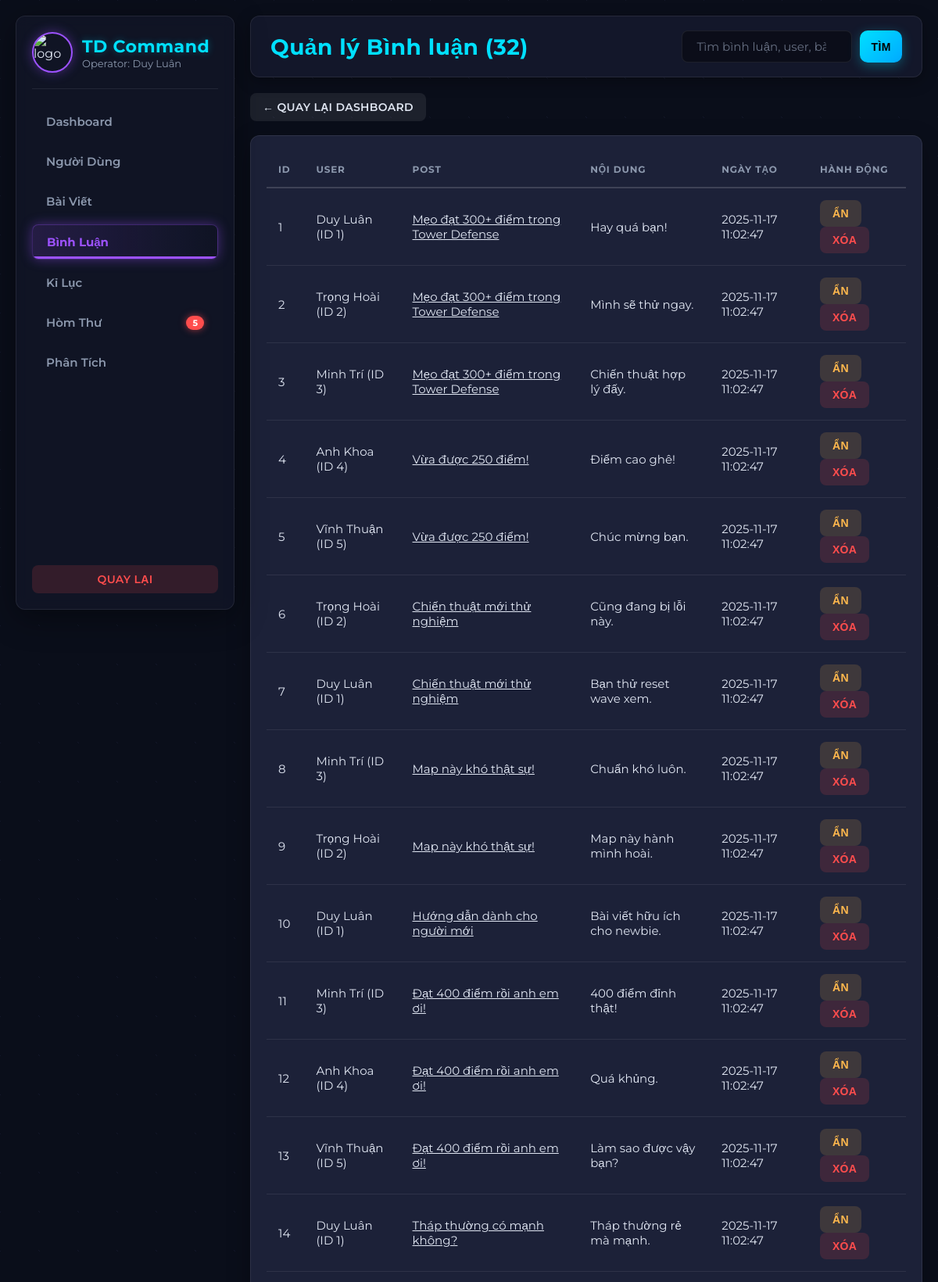
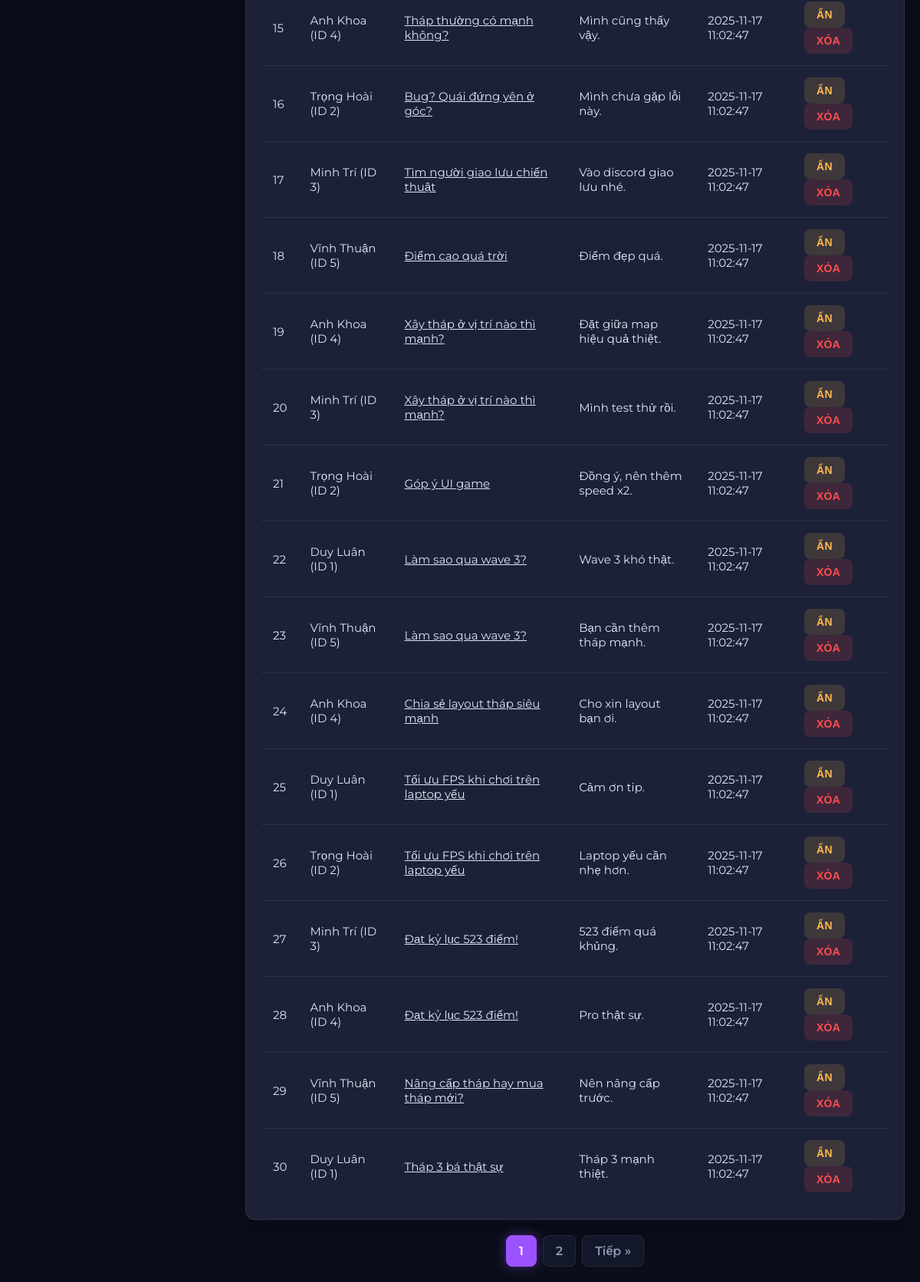
Screenshot of /admin/admin_comments.php (signed in) with the database file from the repository (2 pictures, top to bottom).
### tables this page shows
CREATE TABLE IF NOT EXISTS comments (
  id INT AUTO_INCREMENT PRIMARY KEY,
  post_id INT NOT NULL,
  user_id INT NOT NULL,
  content TEXT NOT NULL,
  created_at TIMESTAMP DEFAULT CURRENT_TIMESTAMP,
  FOREIGN KEY (post_id) REFERENCES posts(id) ON DELETE CASCADE,
  FOREIGN KEY (user_id) REFERENCES users(id) ON DELETE CASCADE
);

CREATE TABLE IF NOT EXISTS users (
  id INT AUTO_INCREMENT PRIMARY KEY,
  name VARCHAR(100),
  email VARCHAR(100) UNIQUE,
  password VARCHAR(255),
  avatar VARCHAR(255) DEFAULT 'uploads/avatar/default.png',
  secret_code VARCHAR(255) NOT NULL,
  bio VARCHAR(255) NULL DEFAULT NULL,
  created_at DATETIME DEFAULT CURRENT_TIMESTAMP,
  last_activity DATETIME NULL,
  role VARCHAR(20) NOT NULL DEFAULT 'user',
  last_login DATETIME NULL,
  is_locked TINYINT(1) NOT NULL DEFAULT 0
);

CREATE TABLE IF NOT EXISTS posts (
  id INT AUTO_INCREMENT PRIMARY KEY,
  user_id INT NOT NULL,
  title VARCHAR(200) NOT NULL,
  content TEXT,
  screenshot_url VARCHAR(255),
  featured TINYINT(1) NOT NULL DEFAULT 0,
  created_at TIMESTAMP DEFAULT CURRENT_TIMESTAMP,
  FOREIGN KEY (user_id) REFERENCES users(id) ON DELETE CASCADE
);

### admin/admin_comments.php (the view, shortened to what this page needs)
<?php
require_once __DIR__ . '/admin_header.php';
$limit = 30;
$page = max(1, intval($_GET['page'] ?? 1));
$offset = ($page - 1) * $limit;
$search = trim($_GET['search'] ?? "");
$whereSql = "";
$sqlCount = "
SELECT COUNT(*)
FROM comments c
LEFT JOIN users u ON u.id = c.user_id
LEFT JOIN posts p ON p.id = c.post_id
$whereSql
";
$stmt = $conn->prepare($sqlCount);
$stmt->execute();
$stmt->bind_result($total);
$totalPages = max(1, ceil($total / $limit));
$sql = "
SELECT c.id, c.content, c.created_at, c.post_id, c.user_id,
       u.name AS user_name, p.title AS post_title
FROM comments c
LEFT JOIN users u ON u.id = c.user_id
LEFT JOIN posts p ON p.id = c.post_id
$whereSql
ORDER BY c.created_at DESC
LIMIT $limit OFFSET $offset
";
$stmt = $conn->prepare($sql);
$stmt->execute();
$res = $stmt->get_result();
?>
<div class="header">
    <h1 style="margin:0">Quản lý Bình luận (<?= $total ?>)</h1>
    <form class="searchbar" method="get" style="margin:0;">
        <input type="search" name="search" placeholder="Tìm bình luận, user, bài viết..."
               value="<?= htmlspecialchars($search) ?>">
        <button type="submit" class="btn-neutral" style="border-radius:10px; padding: 10px 14px; border:0; cursor:pointer;">Tìm</button>
    </form>
</div>
<a class="btn-neutral" href="admin_panel.php" style="margin-bottom: 18px; display: inline-block;">
    ← Quay lại Dashboard
</a>
<section class="table-wrap">
    <table class="table">
        <thead>
            <tr>
                <th>ID</th>
                <th>User</th>
                <th>Post</th>
                <th>Nội dung</th>
                <th>Ngày tạo</th>
                <th>Hành động</th>
            </tr>
        </thead>
        <tbody>
            <?php if ($res->num_rows > 0): ?>
                <?php while ($r = $res->fetch_assoc()): ?>
                <tr>
                    <td><?= $r['id'] ?></td>
                    <td><?= htmlspecialchars($r['user_name']) ?> (ID <?= $r['user_id'] ?>)</td>
                    <td>
                        <a href="../forum_view.php?id=<?= $r['post_id'] ?>" target="_blank"
                           style="color: var(--text); text-decoration: underline;">
                            <?= htmlspecialchars($r['post_title']) ?>
                        </a>
                    </td>
                    <td style="max-width: 300px; word-break: break-word;">
                        <?= nl2br(htmlspecialchars($r['content'])) ?>
                    </td>
                    <td style="color:var(--muted)"><?= $r['created_at'] ?></td>
                    <td>
                        <form method="post" style="display:inline">
                            <button class="btn-warning" name="action" value="hide" onclick="return confirm('Bạn có chắc muốn ẨN bình luận này? (Nội dung sẽ bị thay thế)')">Ẩn</button>
                            <button class="btn-danger" name="action" value="delete" onclick="return confirm('Bạn có chắc muốn XÓA VĨNH VIỄN bình luận này?')">Xóa</button>
                        </form>
                    </td>
                </tr>
                <?php endwhile; ?>
            <?php endif; ?>
        </tbody>
    </table>
</section>
<div class="pagination">
    <?php for ($i = 1; $i <= $totalPages; $i++): ?>
        <?php if ($i == $page): ?>
            <span class="current"><?= $i ?></span>
        <?php else: ?>
            <a href="?page=<?= $i ?>&search=<?= urlencode($search) ?>"><?= $i ?></a>
        <?php endif; ?>
    <?php endfor; ?>
    <?php if ($page < $totalPages): ?>
        <a href="?page=<?= $page+1 ?>&search=<?= urlencode($search) ?>">Tiếp »</a>
    <?php endif; ?>
</div>
<?php
require_once __DIR__ . '/admin_footer.php';
?>

### admin/admin_header.php (style rules this page uses)
:root { --bg-body: #0a0e1a; --bg-panel: #13172a; --bg-card: #1c2138; --primary: #9d52ff; --primary-glow: rgba(157, 82, 255, 0.4); --secondary: #00e0ff; --secondary-glow: rgba(0, 224, 255, 0.3); --text-main: #e0e6f2; --text-muted: #8c98ad; --border-subtle: rgba(255, 255, 255, 0.08); --border-strong: rgba(255, 255, 255, 0.15); --danger: #ff4d4d; --warning: #ffb84d; --success: #4dff9c; --gap: 20px; --radius-soft: 8px; --radius-medium: 12px; }
* { box-sizing:border-box; }
body { margin:0; font-family: 'Montserrat', sans-serif; background-color: var(--bg-body); background-image: radial-gradient(circle at top left, var(--bg-panel) 1px, transparent 1px), radial-gradient(circle at bottom right, var(--bg-panel) 1px, transparent 1px), linear-gradient(rgba(10, 14, 26, 0.8), rgba(10, 14, 26, 0.8)); background-size: 50px 50px, 50px 50px, 100% 100%; color: var(--text-main); min-height: 100vh; }
h1, h2, h3 { font-weight: 700; letter-spacing: 0.5px; color: var(--text-main); }
.header { display:flex; justify-content:space-between; align-items:center; margin-bottom: var(--gap); background: var(--bg-panel); padding: 18px 25px; border-radius: var(--radius-medium); border: 1px solid var(--border-subtle); box-shadow: 0 5px 20px rgba(0,0,0,0.3); }
.header h1 { font-size: 28px; margin: 0; color: var(--secondary); }
.header form { display: flex; gap: 10px; }
.header input, .searchbar input, .search input { padding:10px 18px; border-radius: var(--radius-soft); border:1px solid var(--border-subtle); background: rgba(0,0,0,0.4); color: var(--text-main); outline: none; transition: border-color 0.3s, box-shadow 0.3s; font-family: 'Montserrat', sans-serif; font-size: 15px; }
.header input::placeholder { color: var(--text-muted); opacity: 0.7; }
.header button { background: linear-gradient(135deg, var(--secondary) 0%, #00aaff 100%); color: #000; border: none; padding: 10px 22px; border-radius: var(--radius-soft); cursor: pointer; font-weight: 700; text-transform: uppercase; letter-spacing: 0.5px; box-shadow: 0 4px 15px rgba(0, 224, 255, 0.3); transition: all 0.3s ease; }
.table-wrap { background: var(--bg-card); padding: var(--gap); border-radius: var(--radius-medium); border: 1px solid var(--border-subtle); box-shadow: 0 10px 30px rgba(0,0,0,0.3); }
.table { width:100%; border-collapse:collapse; color: var(--text-main); font-size:15px; }
.table th { text-align:left; padding:15px; color: var(--text-muted); text-transform: uppercase; font-size: 12px; letter-spacing: 0.8px; border-bottom: 2px solid var(--border-strong); }
.table td { padding:15px; border-bottom: 1px solid var(--border-subtle); vertical-align:middle; }
.table tr:last-child td { border-bottom: none; }
.actions button, .btn-danger, .btn-warning, .btn-neutral { border: 1px solid transparent; padding: 8px 15px; border-radius: var(--radius-soft); cursor:pointer; font-weight: 600; transition: all 0.2s ease-in-out; text-decoration: none; display: inline-block; font-size: 14px; text-transform: uppercase; letter-spacing: 0.3px; }
.btn-danger { background: rgba(255, 77, 77, 0.15); color: var(--danger); }
.btn-warning { background: rgba(255, 184, 77, 0.15); color: var(--warning); }
.btn-neutral { background: rgba(255,255,255,0.08); color: var(--text-main); }
.pagination { text-align: center; margin-top: var(--gap); display: flex; justify-content: center; gap: 8px; }
.pagination a, .pagination span { display: inline-block; padding: 10px 16px; border: 1px solid var(--border-subtle); color: var(--text-muted); text-decoration: none; background: var(--bg-panel); border-radius: var(--radius-soft); font-weight: 600; transition: all 0.2s; }
.pagination span.current { background: var(--primary); color: white; border-color: var(--primary); box-shadow: 0 0 15px var(--primary-glow); }

### rows the page displays
comments: id "1", user.name "Duy Luân", user "1", post.title "Mẹo đạt 300+ điểm trong Tower Defense", content "Hay quá bạn!", created_at "2025-11-17 11:02:47"
comments: id "2", user.name "Trọng Hoài", user "2", post.title "Mẹo đạt 300+ điểm trong Tower Defense", content "Mình sẽ thử ngay.", created_at "2025-11-17 11:02:47"
comments: id "3", user.name "Minh Trí", user "3", post.title "Mẹo đạt 300+ điểm trong Tower Defense", content "Chiến thuật hợp lý đấy.", created_at "2025-11-17 11:02:47"
comments: id "4", user.name "Anh Khoa", user "4", post.title "Vừa được 250 điểm!", content "Điểm cao ghê!", created_at "2025-11-17 11:02:47"
comments: id "5", user.name "Vĩnh Thuận", user "5", post.title "Vừa được 250 điểm!", content "Chúc mừng bạn.", created_at "2025-11-17 11:02:47"
comments: id "6", user.name "Trọng Hoài", user "2", post.title "Chiến thuật mới thử nghiệm", content "Cũng đang bị lỗi này.", created_at "2025-11-17 11:02:47"
comments: id "7", user.name "Duy Luân", user "1", post.title "Chiến thuật mới thử nghiệm", content "Bạn thử reset wave xem.", created_at "2025-11-17 11:02:47"
comments: id "8", user.name "Minh Trí", user "3", post.title "Map này khó thật sự!", content "Chuẩn khó luôn.", created_at "2025-11-17 11:02:47"
comments: id "9", user.name "Trọng Hoài", user "2", post.title "Map này khó thật sự!", content "Map này hành mình hoài.", created_at "2025-11-17 11:02:47"
comments: id "10", user.name "Duy Luân", user "1", post.title "Hướng dẫn dành cho người mới", content "Bài viết hữu ích cho newbie.", created_at "2025-11-17 11:02:47"
comments: id "11", user.name "Minh Trí", user "3", post.title "Đạt 400 điểm rồi anh em ơi!", content "400 điểm đỉnh thật!", created_at "2025-11-17 11:02:47"
comments: id "12", user.name "Anh Khoa", user "4", post.title "Đạt 400 điểm rồi anh em ơi!", content "Quá khủng.", created_at "2025-11-17 11:02:47"
comments: id "13", user.name "Vĩnh Thuận", user "5", post.title "Đạt 400 điểm rồi anh em ơi!", content "Làm sao được vậy bạn?", created_at "2025-11-17 11:02:47"
comments: id "14", user.name "Duy Luân", user "1", post.title "Tháp thường có mạnh không?", content "Tháp thường rẻ mà mạnh.", created_at "2025-11-17 11:02:47"
comments: id "15", user.name "Anh Khoa", user "4", post.title "Tháp thường có mạnh không?", content "Mình cũng thấy vậy.", created_at "2025-11-17 11:02:47"
comments: id "16", user.name "Trọng Hoài", user "2", post.title "Bug? Quái đứng yên ở góc?", content "Mình chưa gặp lỗi này.", created_at "2025-11-17 11:02:47"
comments: id "17", user.name "Minh Trí", user "3", post.title "Tìm người giao lưu chiến thuật", content "Vào discord giao lưu nhé.", created_at "2025-11-17 11:02:47"
comments: id "18", user.name "Vĩnh Thuận", user "5", post.title "Điểm cao quá trời", content "Điểm đẹp quá.", created_at "2025-11-17 11:02:47"
comments: id "19", user.name "Anh Khoa", user "4", post.title "Xây tháp ở vị trí nào thì mạnh?", content "Đặt giữa map hiệu quả thiệt.", created_at "2025-11-17 11:02:47"
comments: id "20", user.name "Minh Trí", user "3", post.title "Xây tháp ở vị trí nào thì mạnh?", content "Mình test thử rồi.", created_at "2025-11-17 11:02:47"
comments: id "21", user.name "Trọng Hoài", user "2", post.title "Góp ý UI game", content "Đồng ý, nên thêm speed x2.", created_at "2025-11-17 11:02:47"
comments: id "22", user.name "Duy Luân", user "1", post.title "Làm sao qua wave 3?", content "Wave 3 khó thật.", created_at "2025-11-17 11:02:47"
comments: id "23", user.name "Vĩnh Thuận", user "5", post.title "Làm sao qua wave 3?", content "Bạn cần thêm tháp mạnh.", created_at "2025-11-17 11:02:47"
comments: id "24", user.name "Anh Khoa", user "4", post.title "Chia sẻ layout tháp siêu mạnh", content "Cho xin layout bạn ơi.", created_at "2025-11-17 11:02:47"
comments: id "25", user.name "Duy Luân", user "1", post.title "Tối ưu FPS khi chơi trên laptop yếu", content "Cảm ơn tip.", created_at "2025-11-17 11:02:47"
comments: id "26", user.name "Trọng Hoài", user "2", post.title "Tối ưu FPS khi chơi trên laptop yếu", content "Laptop yếu cần nhẹ hơn.", created_at "2025-11-17 11:02:47"
comments: id "27", user.name "Minh Trí", user "3", post.title "Đạt kỷ lục 523 điểm!", content "523 điểm quá khủng.", created_at "2025-11-17 11:02:47"
comments: id "28", user.name "Anh Khoa", user "4", post.title "Đạt kỷ lục 523 điểm!", content "Pro thật sự.", created_at "2025-11-17 11:02:47"
comments: id "29", user.name "Vĩnh Thuận", user "5", post.title "Nâng cấp tháp hay mua tháp mới?", content "Nên nâng cấp trước.", created_at "2025-11-17 11:02:47"
comments: id "30", user.name "Duy Luân", user "1", post.title "Tháp 3 bá thật sự", content "Tháp 3 mạnh thiệt.", created_at "2025-11-17 11:02:47"

### other values shown
$_SESSION['user']['name'] "Duy Luân"
$unreadCount "5"
$total "32"
